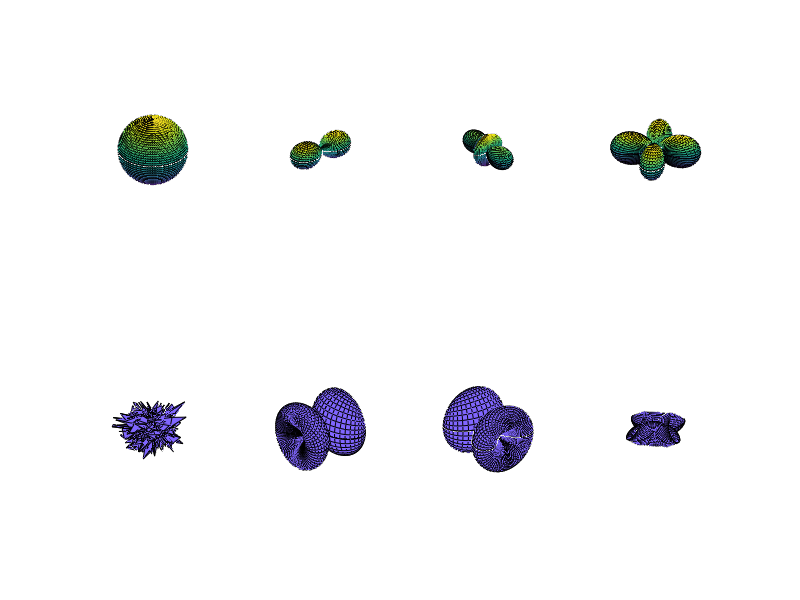

This figure's MATLAB source:
clc;
clear all;
close all;

%% Set the basic parameters
theta=0:pi/45:pi;
theta_num=size(theta,2);
phi=0:pi/45:2*pi;
phi_num=size(phi,2);
[Theta,Phi]=meshgrid(theta,phi);
% P-wave radiation pattern
RP_P=zeros(phi_num,theta_num);
RP_Px=zeros(phi_num,theta_num);
RP_Py=zeros(phi_num,theta_num);
RP_Pz=zeros(phi_num,theta_num);
% S-wave radiation pattern
RP_S=zeros(phi_num,theta_num);
RP_Sx=zeros(phi_num,theta_num);
RP_Sy=zeros(phi_num,theta_num);
RP_Sz=zeros(phi_num,theta_num);
% Direction cosin vector
e_r=zeros(phi_num,theta_num,3);
e_theta=zeros(phi_num,theta_num,3);
e_phi=zeros(phi_num,theta_num,3);
% Different kinds of seismic moment tensor
M_ISO=1/3*[1 0 0;0 1 0;0 0 1];
M_LD=[1 0 0;0 0 0;0 0 0];
M_CLVD=sqrt(6)/6*[1 0 0;0 -2 0;0 0 1];
M_DC=sqrt(2)/2*[0 1 0;1 0 0;0 0 0];
% M_DC=sqrt(2)/2*[0 0 1;0 0 0;1 0 0];
M=zeros(3,3,4);
M(:,:,1)=M_ISO;
M(:,:,2)=M_LD;
M(:,:,3)=M_CLVD;
M(:,:,4)=M_DC;
delta=[1 0 0;0 1 0;0 0 1];
% Set the figure property
F1=figure;
Figure_Size=get(0,'ScreenSize');
set(F1,'Position',Figure_Size);
%% Calculate the radiation pattern and plot it
for M_Num=1:4
    for j=1:theta_num
        for i=1:phi_num
            %         Y(i,j)=sin(Theta(i,j))*cos(Phi(i,j));
            %         X(i,j)=sin(Theta(i,j))*sin(Phi(i,j));
            %         Z(i,j)=cos(Theta(i,j));
            e_r(i,j,1)=sin(Theta(i,j))*cos(Phi(i,j));
            e_r(i,j,2)=sin(Theta(i,j))*sin(Phi(i,j));
            e_r(i,j,3)=cos(Theta(i,j));
            E_R=reshape(e_r(i,j,:),1,3);
            
            %             Calculate the P-wave radiation
            RP_P(i,j)=E_R*M(:,:,M_Num)*E_R';
            RP_Px(i,j)=e_r(i,j,1)*RP_P(i,j);
            RP_Py(i,j)=e_r(i,j,2)*RP_P(i,j);
            RP_Pz(i,j)=e_r(i,j,3)*RP_P(i,j);
            %             Calculate the S-wave radiation
            RP_Sx(i,j)=(delta(1,1)-e_r(i,j,1)*e_r(i,j,1))*e_r(i,j,1)*M(1,1,M_Num)+...
                (delta(1,1)-e_r(i,j,1)*e_r(i,j,1))*e_r(i,j,2)*M(1,2,M_Num)+...
                (delta(1,1)-e_r(i,j,1)*e_r(i,j,1))*e_r(i,j,3)*M(1,3,M_Num)+...
                (delta(1,2)-e_r(i,j,1)*e_r(i,j,2))*e_r(i,j,1)*M(2,1,M_Num)+...
                (delta(1,2)-e_r(i,j,1)*e_r(i,j,2))*e_r(i,j,2)*M(2,2,M_Num)+...
                (delta(1,2)-e_r(i,j,1)*e_r(i,j,2))*e_r(i,j,3)*M(2,3,M_Num)+...
                (delta(1,3)-e_r(i,j,1)*e_r(i,j,3))*e_r(i,j,1)*M(3,1,M_Num)+...
                (delta(1,3)-e_r(i,j,1)*e_r(i,j,3))*e_r(i,j,2)*M(3,2,M_Num)+...
                (delta(1,3)-e_r(i,j,1)*e_r(i,j,3))*e_r(i,j,3)*M(3,3,M_Num);
            
            RP_Sy(i,j)=(delta(2,1)-e_r(i,j,2)*e_r(i,j,1))*e_r(i,j,1)*M(1,1,M_Num)+...
                (delta(2,1)-e_r(i,j,2)*e_r(i,j,1))*e_r(i,j,2)*M(1,2,M_Num)+...
                (delta(2,1)-e_r(i,j,2)*e_r(i,j,1))*e_r(i,j,3)*M(1,3,M_Num)+...
                (delta(2,2)-e_r(i,j,2)*e_r(i,j,2))*e_r(i,j,1)*M(2,1,M_Num)+...
                (delta(2,2)-e_r(i,j,2)*e_r(i,j,2))*e_r(i,j,2)*M(2,2,M_Num)+...
                (delta(2,2)-e_r(i,j,2)*e_r(i,j,2))*e_r(i,j,3)*M(2,3,M_Num)+...
                (delta(2,3)-e_r(i,j,2)*e_r(i,j,3))*e_r(i,j,1)*M(3,1,M_Num)+...
                (delta(2,3)-e_r(i,j,2)*e_r(i,j,3))*e_r(i,j,2)*M(3,2,M_Num)+...
                (delta(2,3)-e_r(i,j,2)*e_r(i,j,3))*e_r(i,j,3)*M(3,3,M_Num);
            
            RP_Sz(i,j)=(delta(3,1)-e_r(i,j,3)*e_r(i,j,1))*e_r(i,j,1)*M(1,1,M_Num)+...
                (delta(3,1)-e_r(i,j,3)*e_r(i,j,1))*e_r(i,j,2)*M(1,2,M_Num)+...
                (delta(3,1)-e_r(i,j,3)*e_r(i,j,1))*e_r(i,j,3)*M(1,3,M_Num)+...
                (delta(3,2)-e_r(i,j,3)*e_r(i,j,2))*e_r(i,j,1)*M(2,1,M_Num)+...
                (delta(3,2)-e_r(i,j,3)*e_r(i,j,2))*e_r(i,j,2)*M(2,2,M_Num)+...
                (delta(3,2)-e_r(i,j,3)*e_r(i,j,2))*e_r(i,j,3)*M(2,3,M_Num)+...
                (delta(3,3)-e_r(i,j,3)*e_r(i,j,3))*e_r(i,j,1)*M(3,1,M_Num)+...
                (delta(3,3)-e_r(i,j,3)*e_r(i,j,3))*e_r(i,j,2)*M(3,2,M_Num)+...
                (delta(3,3)-e_r(i,j,3)*e_r(i,j,3))*e_r(i,j,3)*M(3,3,M_Num);
        end
    end
    Facecolor=[0.5 0.4 1];
    Edgecolor=[0 0 0];
    subplot(2,4,M_Num)
    view(3)
    hold on
    %     surf(RP_Px,RP_Py,RP_Pz,'edgecolor',Edgecolor);
    surf(RP_Px(:,1:23),RP_Py(:,1:23),RP_Pz(:,1:23),'edgecolor',Edgecolor);
    surf(RP_Px(:,23:46),RP_Py(:,23:46),RP_Pz(:,23:46),'edgecolor',Edgecolor);

    axis equal
    axis off
%     surf(RP_Px,RP_Py,RP_Pz,'facecolor',[0.5 0.4 1],'edgecolor',[0,0,0]);
    
    grid off
%     axis square
    
    subplot(2,4,4+M_Num)
    hold on
    %     surf(RP_Sx,RP_Sy,RP_Sz,'facecolor',Facecolor,'edgecolor',Edgecolor);
%     plot3(RP_Sx,RP_Sy,RP_Sz,'b.');
    surf(RP_Sx(:,1:23),RP_Sy(:,1:23),RP_Sz(:,1:23),'facecolor',Facecolor,'edgecolor',Edgecolor);
    surf(RP_Sx(:,23:46),RP_Sy(:,23:46),RP_Sz(:,23:46),'facecolor',Facecolor,'edgecolor',Edgecolor);

    view(3)
    
    axis equal
    axis off
    grid off
%     axis square
end




